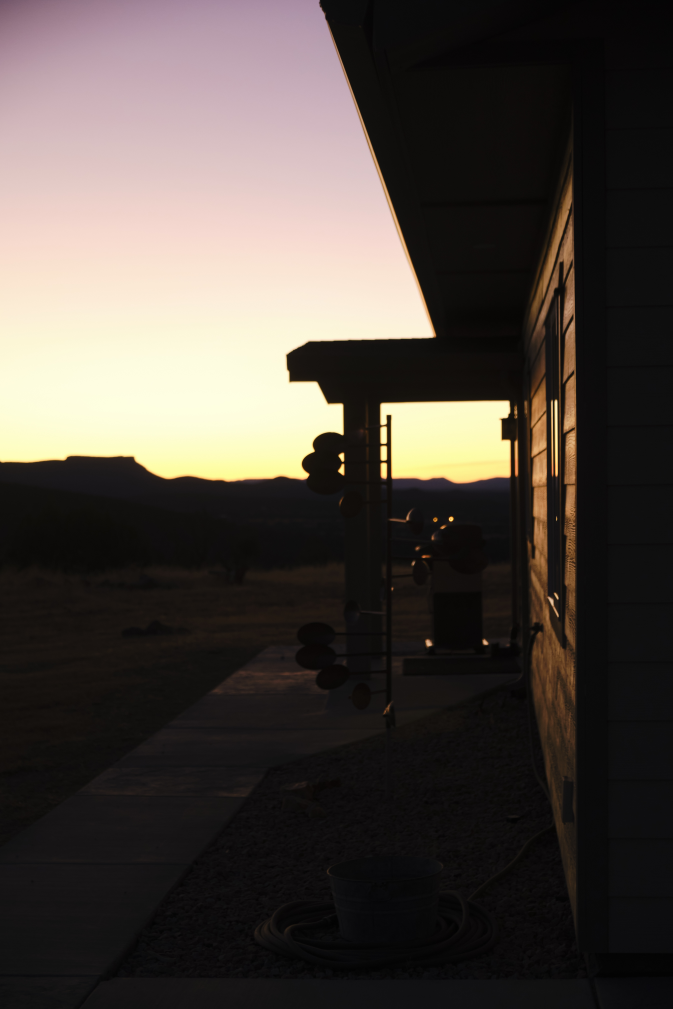
#> input picture gallery/images/DSCF6896.jpg, 4036 x 6054 px (shown at 1/6 size); its folder holds 4 pictures in this run
$ python condense_images.py   (older library calls are emulated)
#> lines starting #> are read from the running program, lines starting #| are printed output that depends on the picture
from PIL import Image
import os


def optImages():
    for filename in os.listdir('.'):
        # Skip directories
        if os.path.isdir(filename) or ('jpg' not in filename and 'JPG' not in filename or 'small_' in filename):
            continue

        foo = Image.open(filename)  # My image is a 200x374 jpeg that is 102kb large
#> foo is the input picture: PIL image 4036x6054 RGB; mean R, G, B 76, 68.8, 63.4
        print(filename, foo.size)  # (200, 374)
#| DSCF6896.jpg (4036, 6054)
        w = int(foo.size[0] / 10)
#> w = 403
        h = int(foo.size[1] / 10)
#> h = 605

        # downsize the image with an ANTIALIAS filter (gives the highest quality)
        foo = foo.resize((w,h), Image.Resampling.LANCZOS)
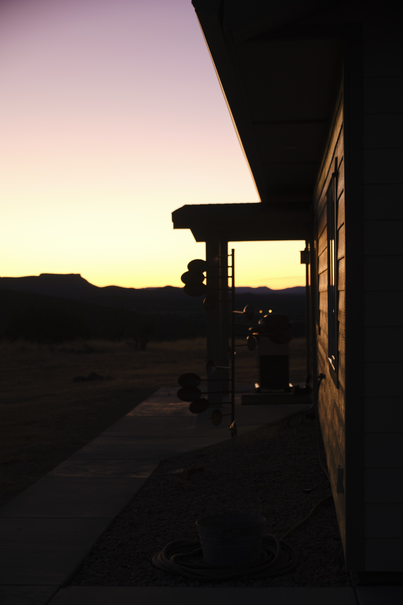
#> foo: PIL image 403x605 RGB; mean R, G, B 76, 68.8, 63.4

        foo.save('small_' + filename, optimize=True, quality=95)  # The saved downsized image size is 22.9kb
#> pass 2 of the loop in optImages, `for filename in os.listdir('.'):`:
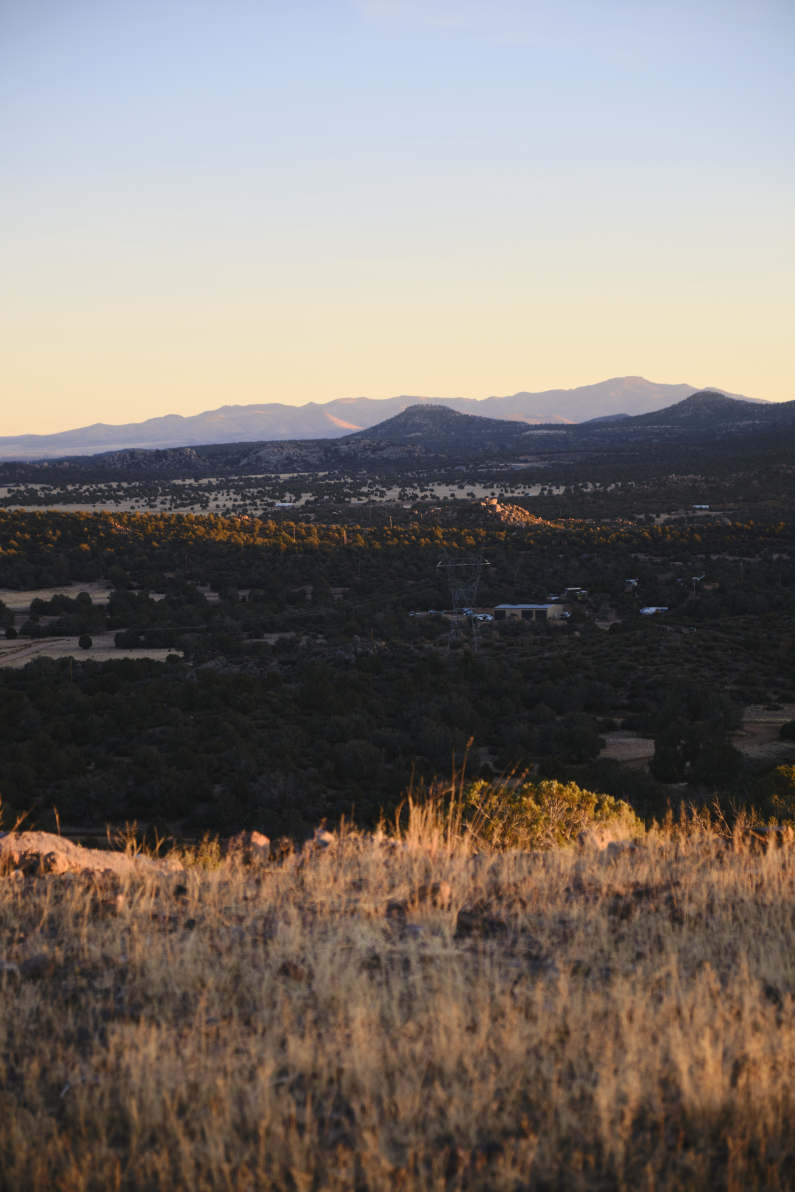
#> input picture gallery/images/DSCF6928.jpg, 3973 x 5959 px (shown at 1/5 size)
#> in optImages, foo is the input picture: PIL image 3973x5959 RGB; mean R, G, B 122.8, 115.4, 110.1
#| DSCF6928.jpg (3973, 5959)
#> in optImages, `foo = foo.resize((w,h), Image.Resampling.LANCZOS)`:
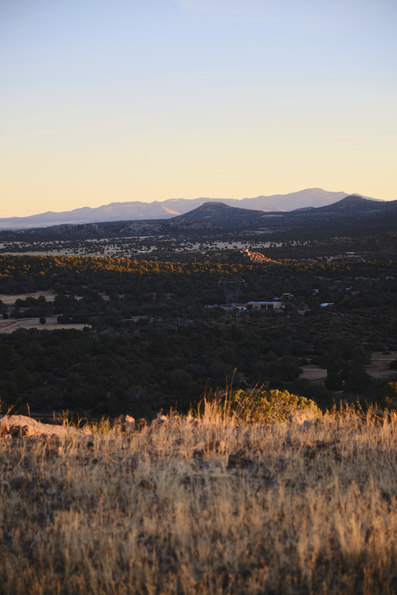
#> foo: PIL image 397x595 RGB; mean R, G, B 122.8, 115.4, 110.1
#> pass 3 of the loop in optImages, `for filename in os.listdir('.'):`:
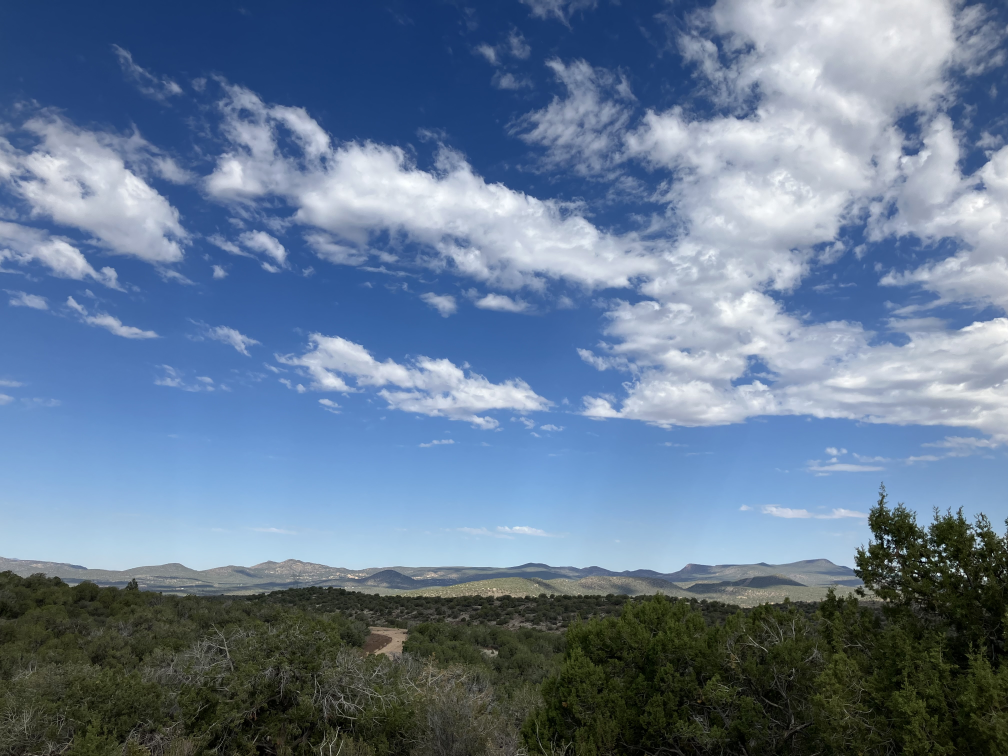
#> input picture gallery/images/IMG_0016.JPG, 4032 x 3024 px (shown at 1/4 size)
#> in optImages, foo is the input picture: PIL image 4032x3024 RGB; mean R, G, B 101.6, 121.9, 146.4
#| IMG_0016.JPG (4032, 3024)
#> in optImages, `foo = foo.resize((w,h), Image.Resampling.LANCZOS)`:
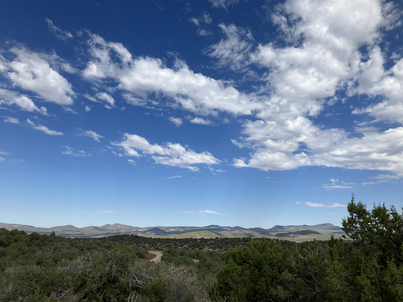
#> foo: PIL image 403x302 RGB; mean R, G, B 101.6, 121.9, 146.5
#> the loop made 5 passes; the first 3 are shown


if __name__ =="__main__":
    optImages()
